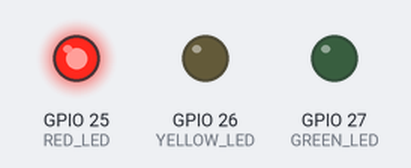
The sketch below on a simulated ESP32. On the bench: output pins drawn as LEDs (lit = HIGH).

Above: at 1.5 s.
At 4.0 s:
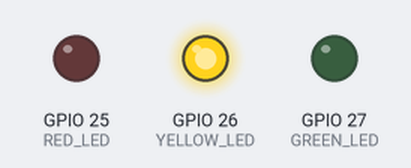
At 5.5 s:
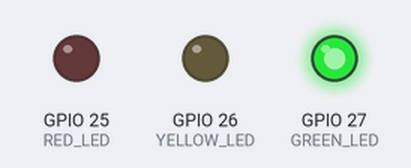
Timing chart, 0 to 7.8 s (numbered marks = the images above):
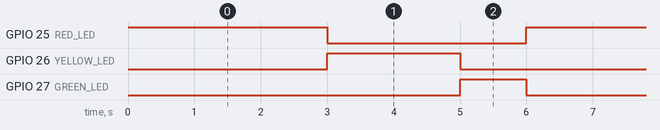

Measured:
- by itself, GPIO 25 (RED_LED): alternates HIGH for 3.0 s and LOW for 3.0 s
- by itself, GPIO 26 (YELLOW_LED): alternates HIGH for 2.0 s and LOW for 4.0 s
- by itself, GPIO 27 (GREEN_LED): alternates HIGH for 1.0 s and LOW for 5.0 s

The sketch:

Traffic_Light_Test.ino
```cpp
#define RED_LED     25
#define YELLOW_LED  26
#define GREEN_LED   27

void setup() {
  pinMode(RED_LED, OUTPUT);
  pinMode(YELLOW_LED, OUTPUT);
  pinMode(GREEN_LED, OUTPUT);
}

void loop() {

  // Red light
  digitalWrite(RED_LED, HIGH);
  digitalWrite(YELLOW_LED, LOW);
  digitalWrite(GREEN_LED, LOW);
  delay(3000);

  // Yellow light
  digitalWrite(RED_LED, LOW);
  digitalWrite(YELLOW_LED, HIGH);
  digitalWrite(GREEN_LED, LOW);
  delay(2000);

  // Green light
  digitalWrite(RED_LED, LOW);
  digitalWrite(YELLOW_LED, LOW);
  digitalWrite(GREEN_LED, HIGH);
  delay(1000);
}
```
